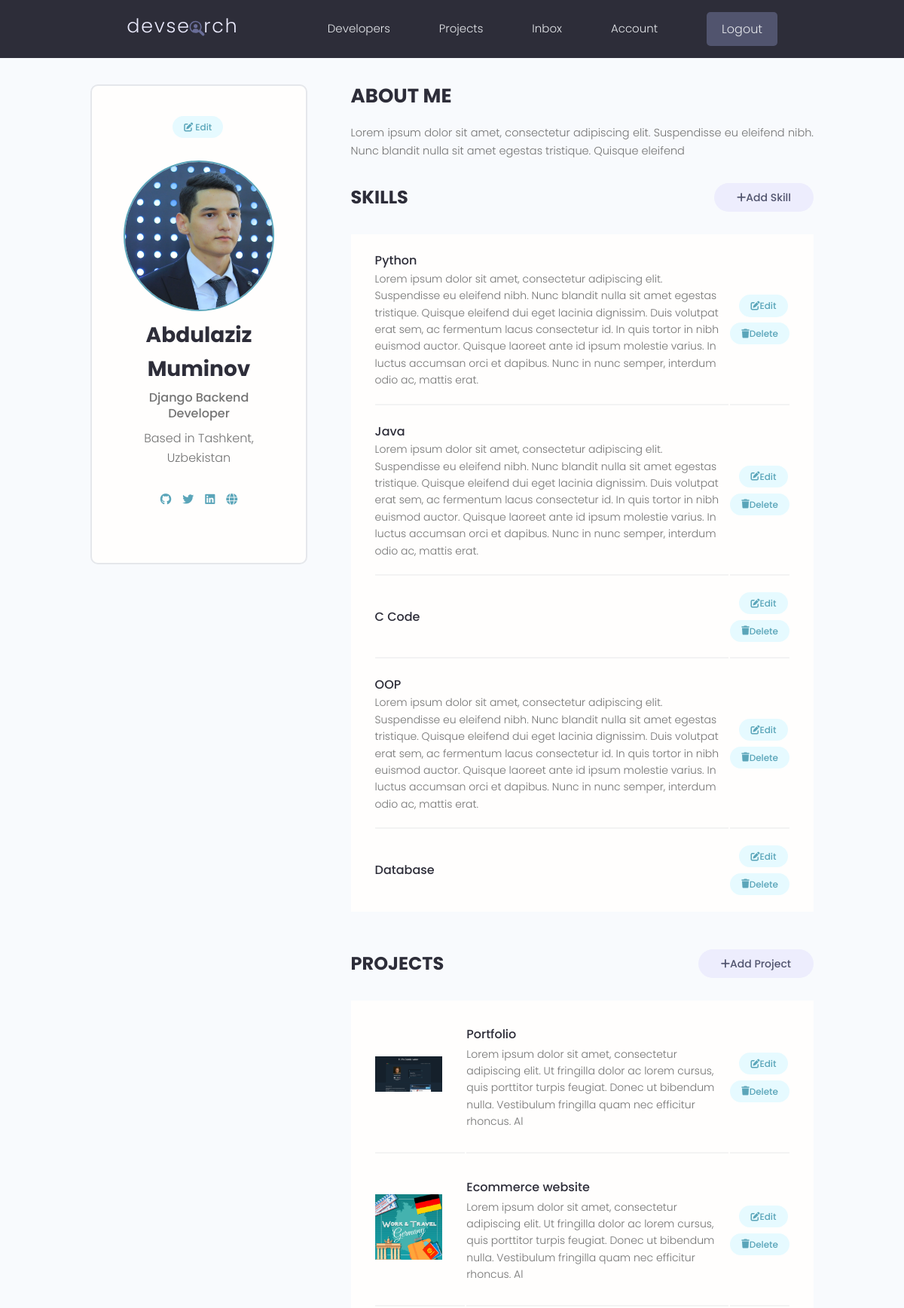
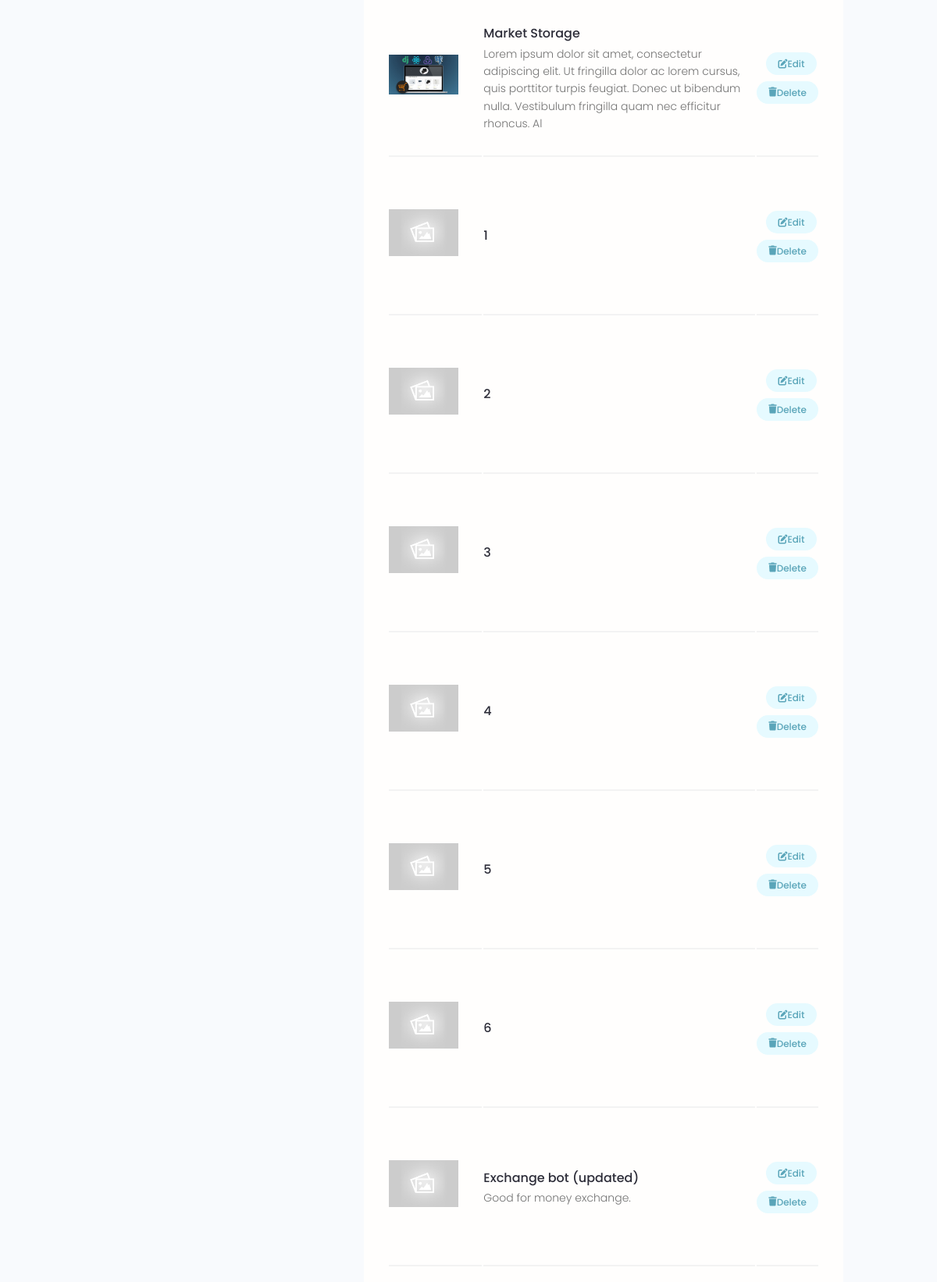
/account/ (signed in, upper part), run on the app's committed database (2 pictures, top to bottom).
### users/models.py (models this page shows, shortened)
class Profile(models.Model):
    user = models.OneToOneField(User, on_delete=models.CASCADE, null=True, blank=True)
    name = models.CharField(max_length=200, blank=True, null=True)
    email = models.EmailField(max_length=500, blank=True, null=True)
    username = models.CharField(max_length=200, blank=True, null=True)
    location = models.CharField(max_length=200, blank=True, null=True)
    short_intro = models.CharField(max_length=200, blank=True, null=True)
    bio = models.TextField(blank=True, null=True)
    profile_image = models.ImageField(null=True, blank=True, upload_to='profiles/',
                                      default='profiles/user-default.png')
    social_github = models.CharField(max_length=200, blank=True, null=True)
    social_twitter = models.CharField(max_length=200, blank=True, null=True)
    social_youtube = models.CharField(max_length=200, blank=True, null=True)
    social_linkedin = models.CharField(max_length=200, blank=True, null=True)
    social_website = models.CharField(max_length=200, blank=True, null=True)
    created = models.DateTimeField(auto_now_add=True)
    id = models.UUIDField(default=uuid.uuid4, unique=True, editable=False, primary_key=True)
    class Meta:
        ordering = ["created"]

class Skill(models.Model):
    owner = models.ForeignKey(Profile, on_delete=models.CASCADE, null=True, blank=True)
    name = models.CharField(max_length=200, blank=True, null=True)
    description = models.TextField(null=True, blank=True)
    created = models.DateTimeField(auto_now_add=True)
    id = models.UUIDField(default=uuid.uuid4, unique=True, editable=False, primary_key=True)

### projects/models.py (models this page shows, shortened)
class Project(models.Model):
    owner = models.ForeignKey(Profile, null=True, blank=True, on_delete=models.SET_NULL)
    title = models.CharField(max_length=200)
    description = models.TextField(null=True, blank=True)
    featured_image = models.ImageField(null=True, blank=True, default='default.jpg')
    demo_link = models.CharField(max_length=2000, null=True, blank=True)
    source_link = models.CharField(max_length=2000, null=True, blank=True)
    created = models.DateTimeField(auto_now_add=True)
    id = models.UUIDField(default=uuid.uuid4, unique=True, editable=False, primary_key=True)
    tags = models.ManyToManyField('Tag', blank=True)
    vote_total = models.IntegerField(default=0, blank=True, null=True)
    vote_ratio = models.IntegerField(default=0, blank=True, null=True)
    class Meta:
        ordering = ["-vote_ratio", "-vote_total", "title"]

### users/views.py (the view)
# urls.py: path('account/', views.userAccount, name='account'),
@login_required(login_url='login')
def userAccount(request):
    profile = request.user.profile
    skills = profile.skill_set.all()
    projects = profile.project_set.all()
    context = {"profile": profile, "skills": skills, "projects": projects}
    return render(request, 'users/account.html', context)

### users/templates/users/account.html
{% extends 'main.html' %}
{% block content %}
  <main class="settingsPage profile my-md">
    <div class="container">
      <div class="layout">
        <div class="column column--1of3">
          <div class="card text-center">
            <div class="card__body dev">
              <a class="tag tag--pill tag--main settings__btn" href="{% url 'edit-account' %}"><i class="fa-solid fa-pen-to-square"></i> Edit</a>
              <img class="avatar avatar--xl dev__avatar" src="{{profile.profile_image.url}}" />
              <h2 class="dev__name">{{profile.name}}</h2>
              <p class="dev__title">{{profile.short_intro}}</p>
              <p class="dev__location">Based in {{profile.location}}</p>
              <ul class="dev__social">
                {% if profile.social_github %}
                <li>
                  <a title="Github" href="{{profile.social_github}}" target="_blank"><i class="fa-brands fa-github"></i></a>
                </li>
                {% endif %}
                {% if profile.social_twitter %}
                <li>
                  <a title="Twitter" href="{{profile.social_twitter}}" target="_blank"><i class="fa-brands fa-twitter"></i></a>
                </li>
                {% endif %}
                {% if profile.social_linkedin %}
                <li>
                  <a title="LinkedIn" href="{{profile.social_linkedin}}" target="_blank"><i class="fa-brands fa-linkedin"></i></a>
                </li>
                {% endif %}
                {% if profile.social_website %}
                <li>
                  <a title="Personal Website" href="{{profile.social_website}}" target="_blank"><i class="fa-solid fa-globe"></i></a>
                </li>
                {% endif %}
              </ul>
            </div>
          </div>
        </div>
        <div class="column column--2of3">
          <div class="devInfo">
            <h3 class="devInfo__title">About me</h3>
            <p class="devInfo__about">{{profile.bio | slice:"150"}}</p>
          </div>
          <div class="settings">
            <h3 class="settings__title">Skills</h3>
            <a class="tag tag--pill tag--sub settings__btn tag--lg" href="{% url 'create-skill' %}"><i class="fa-solid fa-plus"></i>  Add Skill</a>
          </div>
          <table class="settings__table">
            {% for skill in skills %}
            <tr>
              <td class="settings__tableInfo">
                <h4>{{skill.name}}</h4>
                <p>{{skill.description}}</p>
              </td>
              <td class="settings__tableActions">
                <a class="tag tag--pill tag--main settings__btn" href="{% url 'update-skill' skill.id %}"><i class="fa-solid fa-pen-to-square"></i> Edit</a>
                <a class="tag tag--pill tag--main settings__btn" href="{% url 'delete-skill' skill.id %}?next=/account"><i class="fa-solid fa-trash"></i> Delete</a>
              </td>
            </tr>
            {% endfor %}
          </table>
          <div class="settings">
            <h3 class="settings__title">Projects</h3>
            <a class="tag tag--pill tag--sub settings__btn tag--lg" href="{% url 'create-project' %}"><i class="fa-solid fa-plus"></i>  Add Project</a>
          </div>
          <table class="settings__table">
            {% for project in projects %}
            <tr>
              <td class="settings__thumbnail">
                <a href="{% url 'project' project.id %}"><img src="{{project.featured_image.url}}" alt="Project Thumbnail" /></a>
              </td>
              <td class="settings__tableInfo">
                <a href="{% url 'project' project.id %}">{{project.title}}</a>
                <p>{{project.description | slice:"200"}}</p>
              </td>
              <td class="settings__tableActions">
                <a class="tag tag--pill tag--main settings__btn" href="{% url 'update-project' project.id %}"><i class="fa-solid fa-pen-to-square"></i> Edit </a>
                <a class="tag tag--pill tag--main settings__btn" href="{% url 'delete-project' project.id %}?next=/account"><i class="fa-solid fa-trash"></i> Delete</a>
              </td>
            </tr>
            {% endfor %}
          </table>
        </div>
      </div>
    </div>
  </main>
{% endblock content %}

### static/styles/app.css (style rules this page uses)
:root { --color-sub: #2d2d39; }
.card { border: 2px solid var(--color-light); }
img { width: 100%; }
.profile .card > .dev { padding: 4rem; }
.dev__avatar { display: block; margin: auto; }
.dev__name { color: var(--color-sub); font-size: 2.8rem; font-weight: 700; margin-top: 1rem; margin-bottom: 0.5rem; }
.dev__title { font-size: 1.6rem; font-weight: 500; line-height: 1.3; }
.dev__location { margin-top: 1rem; }
.dev__social { margin: 3rem 0; list-style: none; display: flex; justify-content: center; gap: 1.5rem; }
.devInfo { margin-bottom: 3rem; }
.devInfo__title, .devInfo__subtitle { font-size: 2.6rem; color: var(--color-sub); text-transform: uppercase; font-weight: 700; margin-bottom: 1.5rem; }
.devInfo__about, .devSkill__info { font-size: 1.45rem; line-height: 1.7; text-align: justify; }
.settingsPage .dev > .settings__btn { display: inline-block; margin-bottom: 3rem; }
.settings { display: flex; justify-content: space-between; align-items: center; }
.settings__title { font-size: 2.4rem; text-transform: uppercase; font-weight: 700; color: var(--color-sub); }
.settings__table { margin-top: 3rem; margin-bottom: 5rem; padding: 0 3rem; background: var(--color-white); }
.settings__table tr { width: 100%; }
.settings__table tr > td { padding: 2rem 0; }
.settings__table tr:not(:last-child) td { border-bottom: 2px solid var(--color-white-light); }
.settings__thumbnail { width: 23%; min-width: 10rem; }
.settings__thumbnail img { padding-right: 3rem; height: 15rem; object-fit: contain; }
.settings__tableInfo { width: 100%; }
.settings__tableInfo h4, .settings__tableInfo a { padding-right: 1rem; width: auto; font-size: 1.6rem; font-weight: 500; color: var(--color-sub); }
.settings__tableInfo p { font-size: 1.4rem; }
.settings__tableActions { text-align: right; }

### static/uikit/styles/modules/_variables.css (style rules this page uses)
:root { --color-main: #5aa5b9; --color-main-light: #e6faff; --color-sub: #3f4156; --color-sub-light: #51546e; --color-sub-lighter: #ededfd; --color-text: #737373; --color-gray: #8b8b8b; --color-light: #e5e7eb; --color-light-gray: #767676; --color-bg: #f8fafd; --color-white: #fffefd; --color-white-light: #f3f3f3; --color-success: #359e64; --color-success-bg: #def8e8; --color-error: #fc4b0b; --color-error-bg: #fff2ee; --font-base: 'Poppins', arial, helvetica, 'Segoe UI', roboto, ubuntu, sans-serif; --font-monospace: 'Fira Code', 'Courier New', courier, monospace; --font-regular: 300; --font-medium: 500; --font-bold: 700; --generic-shadow: 1px 1px 5px #00000010; --generic-transition: all 0.3s ease-in-out; }

### static/uikit/styles/modules/_base.css (style rules this page uses)
* { margin: 0; padding: 0; box-sizing: border-box; text-rendering: optimizeLegibility; color: inherit; font-size: inherit; }
html { font-size: 50%; }
@media only screen and (min-width: 480px) { html { font-size: 56.25%; } }
@media only screen and (min-width: 1200px) { html { font-size: 62.5%; } }
body { line-height: 1.6; font-weight: 400; font-size: 1.5rem; color: var(--color-text); background-color: var(--color-bg); min-height: 100vh; }

### static/uikit/styles/modules/_typography.css (style rules this page uses)
* { font-family: var(--font-base); }
h2 { font-size: 3.6rem; font-weight: var(--font-bold); }
h3 { font-size: 3.2rem; font-weight: var(--font-medium); }
h4 { font-size: 2.8rem; font-weight: var(--font-medium); }
p, span, strong { font-size: 1.6rem; color: var(--color-text); font-weight: var(--font-regular); }
a { padding-bottom: 2px; text-decoration: none; display: inline-block; color: var(--color-main); font-weight: var(--font-medium); }

### static/uikit/styles/modules/_utilities.css (style rules this page uses)
.container { width: 92%; max-width: 165rem; margin: 0 auto; box-sizing: border-box; }
@media screen and (min-width: 1000px) { .container { width: 90%; } }
@media screen and (min-width: 1200px) { .container { width: 80%; } }
.text-center { text-align: center; }
.my-md { margin: 3rem auto; }

### static/uikit/styles/modules/_avatar.css (style rules this page uses)
.avatar { border-radius: 50%; border: 2px solid var(--color-main); object-fit: cover; }
.avatar--xl { height: 20rem; width: 20rem; }

### static/uikit/styles/modules/_card.css (style rules this page uses)
.card { border-radius: 1rem; background-color: var(--color-white); border: 1.5px solid var(--color-light); width: auto; height: auto; margin-top: 0.5rem; margin-bottom: 0.5rem; overflow: hidden; }
.card__body, .card__header { padding: 2rem 2.5rem; }

### static/uikit/styles/modules/_layout.css (style rules this page uses)
.layout { display: flex; flex-flow: row wrap; justify-content: space-between; }
.layout > .column { margin-bottom: 3rem; }
.layout > .column.column--1of3 { flex-basis: 30%; }
.layout > .column.column--2of3 { flex-basis: 64%; }

### data on the page
Profile: profile_image (picture), name "Abdulaziz Muminov", short_intro "Django Backend Developer", location "Tashkent, Uzbekistan", bio "Lorem ipsum dolor sit amet, consectetur adipiscing elit. Suspendisse eu eleifend nibh. Nunc blandit nulla sit amet egestas tristique. Quisque eleifend"
Skill: name "Python", description "Lorem ipsum dolor sit amet, consectetur adipiscing elit. Suspendisse eu eleifend nibh. Nunc blandit nulla sit amet egestas tristique. Quisque eleifend dui eget lacinia dignissim. Duis volutpat erat sem, ac fermentum lacus consectetur id. In quis tortor in nibh euismod auctor. Quisque laoreet ante id ipsum molestie varius. In luctus accumsan orci et dapibus. Nunc in nunc semper, interdum odio ac, mattis erat."
Skill: name "Java", description "Lorem ipsum dolor sit amet, consectetur adipiscing elit. Suspendisse eu eleifend nibh. Nunc blandit nulla sit amet egestas tristique. Quisque eleifend dui eget lacinia dignissim. Duis volutpat erat sem, ac fermentum lacus consectetur id. In quis tortor in nibh euismod auctor. Quisque laoreet ante id ipsum molestie varius. In luctus accumsan orci et dapibus. Nunc in nunc semper, interdum odio ac, mattis erat."
Skill: name "C Code"
Skill: name "OOP", description "Lorem ipsum dolor sit amet, consectetur adipiscing elit. Suspendisse eu eleifend nibh. Nunc blandit nulla sit amet egestas tristique. Quisque eleifend dui eget lacinia dignissim. Duis volutpat erat sem, ac fermentum lacus consectetur id. In quis tortor in nibh euismod auctor. Quisque laoreet ante id ipsum molestie varius. In luctus accumsan orci et dapibus. Nunc in nunc semper, interdum odio ac, mattis erat."
Skill: name "Database"
Project: featured_image (picture), title "Portfolio", description "Lorem ipsum dolor sit amet, consectetur adipiscing elit. Ut fringilla dolor ac lorem cursus, quis porttitor turpis feugiat. Donec ut bibendum nulla. Vestibulum fringilla quam nec efficitur rhoncus. Al"
Project: featured_image (picture), title "Ecommerce website", description "Lorem ipsum dolor sit amet, consectetur adipiscing elit. Ut fringilla dolor ac lorem cursus, quis porttitor turpis feugiat. Donec ut bibendum nulla. Vestibulum fringilla quam nec efficitur rhoncus. Al"
Project: featured_image (picture), title "Market Storage", description "Lorem ipsum dolor sit amet, consectetur adipiscing elit. Ut fringilla dolor ac lorem cursus, quis porttitor turpis feugiat. Donec ut bibendum nulla. Vestibulum fringilla quam nec efficitur rhoncus. Al"
Project: featured_image (placeholder picture), title "1"
Project: featured_image (placeholder picture), title "2"
Project: featured_image (placeholder picture), title "3"
Project: featured_image (placeholder picture), title "4"
Project: featured_image (placeholder picture), title "5"
Project: featured_image (placeholder picture), title "6"
Project: featured_image (placeholder picture), title "Exchange bot (updated)", description "Good for money exchange."
